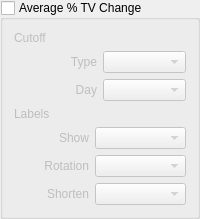
               <widget class="QGroupBox" name="groupBox_avg_per_tv_change">
                <property name="title">
                 <string>Average % TV Change</string>
                </property>
                <property name="checkable">
                 <bool>true</bool>
                </property>
                <property name="checked">
                 <bool>false</bool>
                </property>
                <layout class="QVBoxLayout" name="verticalLayout_7">
                 <item>
                  <widget class="QLabel" name="label_35">
                   <property name="text">
                    <string>Cutoff</string>
                   </property>
                  </widget>
                 </item>
                 <item>
                  <layout class="QHBoxLayout" name="horizontalLayout_25">
                   <item>
                    <widget class="QLabel" name="label_41">
                     <property name="text">
                      <string>Type</string>
                     </property>
                     <property name="alignment">
                      <set>Qt::AlignRight|Qt::AlignTrailing|Qt::AlignVCenter</set>
                     </property>
                    </widget>
                   </item>
                   <item>
                    <widget class="QComboBox" name="comboBox_avg_per_tv_change_type"/>
                   </item>
                  </layout>
                 </item>
                 <item>
                  <layout class="QHBoxLayout" name="horizontalLayout_avg_per_tv_change_day">
                   <item>
                    <widget class="QLabel" name="label_37">
                     <property name="text">
                      <string>Day</string>
                     </property>
                     <property name="alignment">
                      <set>Qt::AlignRight|Qt::AlignTrailing|Qt::AlignVCenter</set>
                     </property>
                    </widget>
                   </item>
                   <item>
                    <widget class="QComboBox" name="comboBox_avg_per_tv_change_day"/>
                   </item>
                  </layout>
                 </item>
                 <item>
                  <widget class="QLabel" name="label_38">
                   <property name="text">
                    <string>Labels</string>
                   </property>
                  </widget>
                 </item>
                 <item>
                  <layout class="QHBoxLayout" name="horizontalLayout_26">
                   <item>
                    <widget class="QLabel" name="label_36">
                     <property name="sizePolicy">
                      <sizepolicy hsizetype="Fixed" vsizetype="Preferred">
                       <horstretch>0</horstretch>
                       <verstretch>0</verstretch>
                      </sizepolicy>
                     </property>
                     <property name="minimumSize">
                      <size>
                       <width>75</width>
                       <height>0</height>
                      </size>
                     </property>
                     <property name="maximumSize">
                      <size>
                       <width>75</width>
                       <height>16777215</height>
                      </size>
                     </property>
                     <property name="text">
                      <string>Show</string>
                     </property>
                     <property name="alignment">
                      <set>Qt::AlignRight|Qt::AlignTrailing|Qt::AlignVCenter</set>
                     </property>
                    </widget>
                   </item>
                   <item>
                    <widget class="QComboBox" name="comboBox_avg_per_tv_change_show"/>
                   </item>
                  </layout>
                 </item>
                 <item>
                  <layout class="QHBoxLayout" name="horizontalLayout_27">
                   <item>
                    <widget class="QLabel" name="label_40">
                     <property name="sizePolicy">
                      <sizepolicy hsizetype="Fixed" vsizetype="Preferred">
                       <horstretch>0</horstretch>
                       <verstretch>0</verstretch>
                      </sizepolicy>
                     </property>
                     <property name="minimumSize">
                      <size>
                       <width>75</width>
                       <height>0</height>
                      </size>
                     </property>
                     <property name="maximumSize">
                      <size>
                       <width>75</width>
                       <height>16777215</height>
                      </size>
                     </property>
                     <property name="text">
                      <string>Rotation</string>
                     </property>
                     <property name="alignment">
                      <set>Qt::AlignRight|Qt::AlignTrailing|Qt::AlignVCenter</set>
                     </property>
                    </widget>
                   </item>
                   <item>
                    <widget class="QComboBox" name="comboBox_avg_per_tv_change_rotation"/>
                   </item>
                  </layout>
                 </item>
                 <item>
                  <layout class="QHBoxLayout" name="horizontalLayout_28">
                   <item>
                    <widget class="QLabel" name="label_39">
                     <property name="sizePolicy">
                      <sizepolicy hsizetype="Fixed" vsizetype="Preferred">
                       <horstretch>0</horstretch>
                       <verstretch>0</verstretch>
                      </sizepolicy>
                     </property>
                     <property name="minimumSize">
                      <size>
                       <width>75</width>
                       <height>0</height>
                      </size>
                     </property>
                     <property name="maximumSize">
                      <size>
                       <width>75</width>
                       <height>16777215</height>
                      </size>
                     </property>
                     <property name="text">
                      <string>Shorten</string>
                     </property>
                     <property name="alignment">
                      <set>Qt::AlignRight|Qt::AlignTrailing|Qt::AlignVCenter</set>
                     </property>
                    </widget>
                   </item>
                   <item>
                    <widget class="QComboBox" name="comboBox_avg_per_tv_change_shorten"/>
                   </item>
                  </layout>
                 </item>
                </layout>
               </widget>
